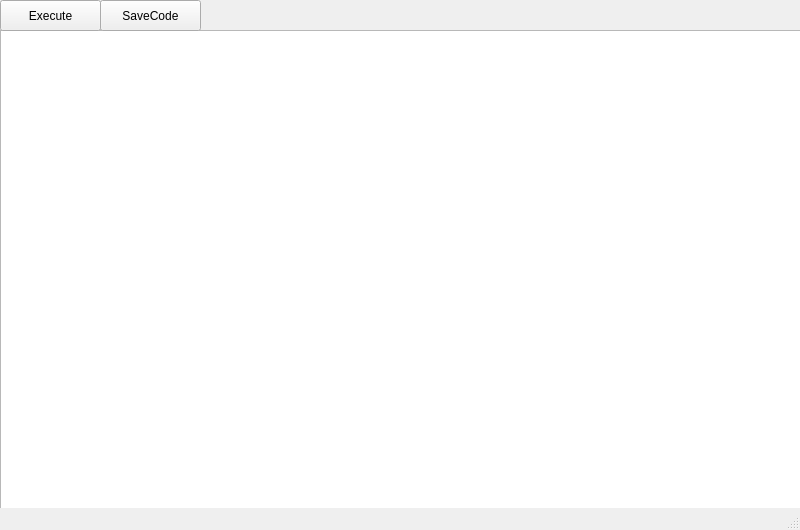
<?xml version="1.0" encoding="UTF-8"?>
<ui version="4.0">
 <class>Output</class>
 <widget class="QMainWindow" name="Output">
  <property name="geometry">
   <rect>
    <x>0</x>
    <y>0</y>
    <width>800</width>
    <height>530</height>
   </rect>
  </property>
  <property name="windowTitle">
   <string>Output</string>
  </property>
  <widget class="QWidget" name="centralwidget">
   <widget class="QPlainTextEdit" name="plainTextEdit_2">
    <property name="geometry">
     <rect>
      <x>0</x>
      <y>30</y>
      <width>801</width>
      <height>481</height>
     </rect>
    </property>
   </widget>
   <widget class="QPushButton" name="executeButton">
    <property name="geometry">
     <rect>
      <x>0</x>
      <y>0</y>
      <width>101</width>
      <height>31</height>
     </rect>
    </property>
    <property name="text">
     <string>Execute</string>
    </property>
   </widget>
   <widget class="QPushButton" name="saveCodeButton">
    <property name="geometry">
     <rect>
      <x>100</x>
      <y>0</y>
      <width>101</width>
      <height>31</height>
     </rect>
    </property>
    <property name="text">
     <string>SaveCode</string>
    </property>
   </widget>
  </widget>
  <widget class="QStatusBar" name="statusbar"/>
 </widget>
 <resources/>
 <connections/>
</ui>
